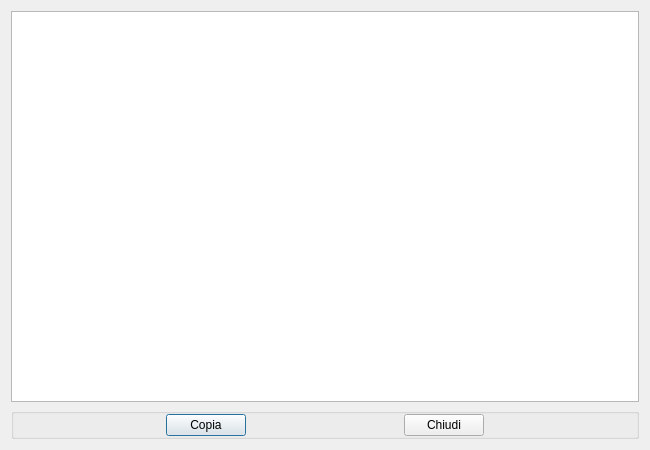
<?xml version="1.0" encoding="UTF-8"?>
<ui version="4.0">
 <class>DeleteQueriesViewer</class>
 <widget class="QDialog" name="DeleteQueriesViewer">
  <property name="geometry">
   <rect>
    <x>0</x>
    <y>0</y>
    <width>650</width>
    <height>450</height>
   </rect>
  </property>
  <property name="minimumSize">
   <size>
    <width>650</width>
    <height>450</height>
   </size>
  </property>
  <property name="windowTitle">
   <string/>
  </property>
  <layout class="QVBoxLayout" name="verticalLayout">
   <item>
    <widget class="QTextBrowser" name="textBrowser"/>
   </item>
   <item>
    <widget class="QGroupBox" name="groupBoxZeroMainButtons">
     <property name="title">
      <string/>
     </property>
     <layout class="QHBoxLayout" name="horizontalLayout">
      <property name="leftMargin">
       <number>0</number>
      </property>
      <property name="topMargin">
       <number>0</number>
      </property>
      <property name="rightMargin">
       <number>0</number>
      </property>
      <property name="bottomMargin">
       <number>0</number>
      </property>
      <item>
       <widget class="QPushButton" name="pushButtonCopy">
        <property name="sizePolicy">
         <sizepolicy hsizetype="Maximum" vsizetype="Fixed">
          <horstretch>0</horstretch>
          <verstretch>0</verstretch>
         </sizepolicy>
        </property>
        <property name="text">
         <string>Copia</string>
        </property>
       </widget>
      </item>
      <item>
       <widget class="QPushButton" name="pushButtonClose">
        <property name="sizePolicy">
         <sizepolicy hsizetype="Maximum" vsizetype="Fixed">
          <horstretch>0</horstretch>
          <verstretch>0</verstretch>
         </sizepolicy>
        </property>
        <property name="text">
         <string>Chiudi</string>
        </property>
       </widget>
      </item>
     </layout>
    </widget>
   </item>
  </layout>
 </widget>
 <resources/>
 <connections/>
</ui>
